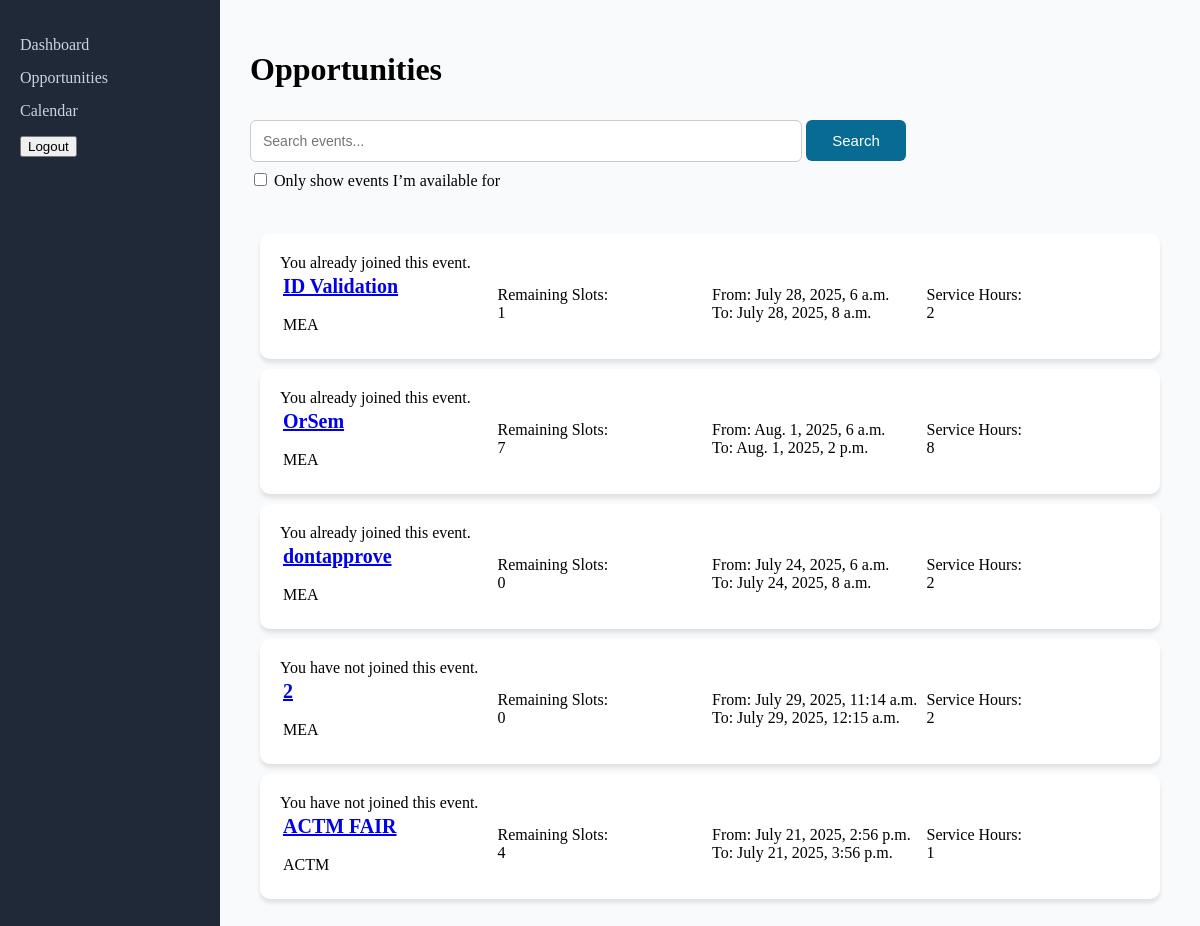
The page /student_opportunities/ (signed in) on the database as committed earlier.
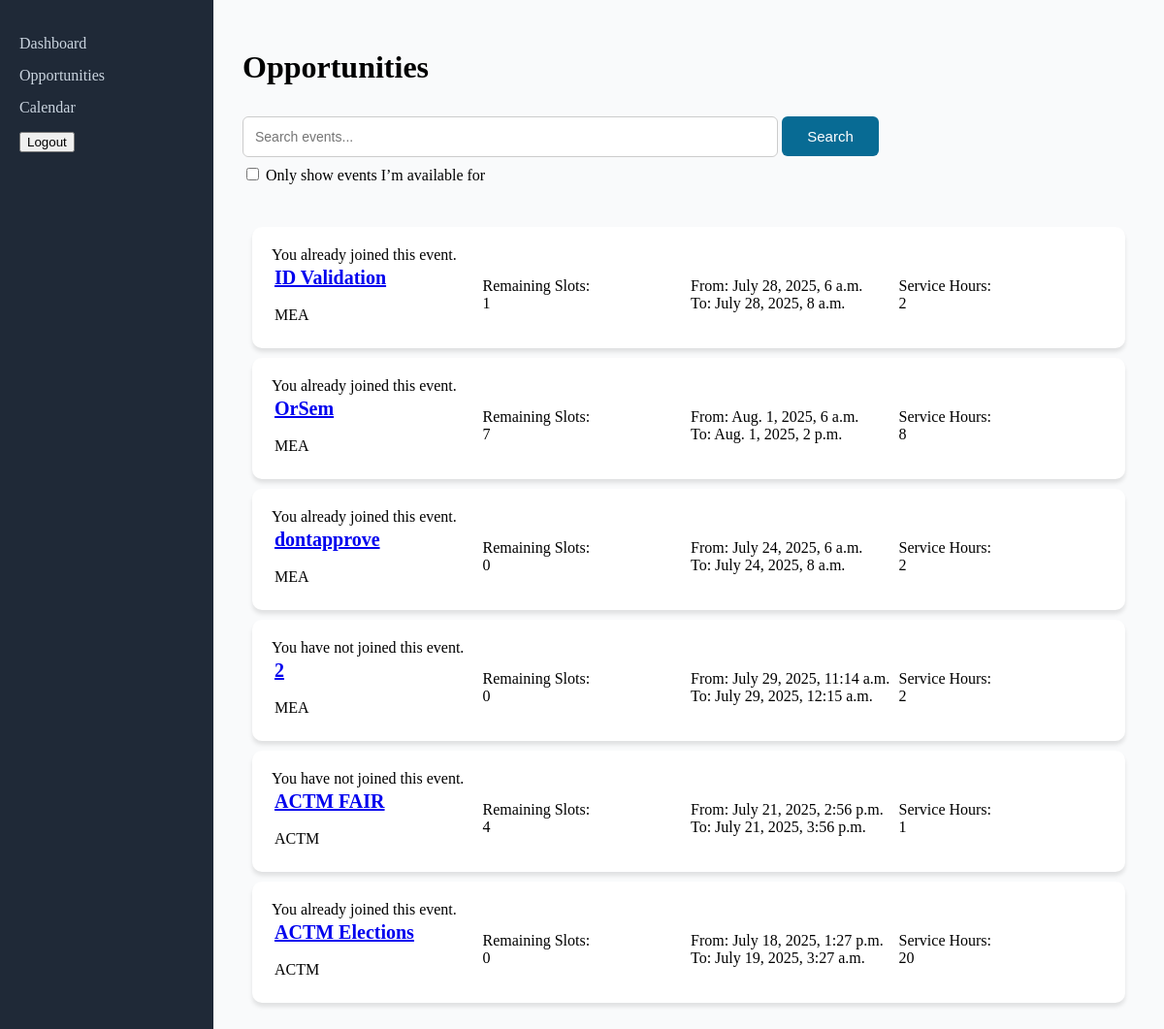
The same page on the database as committed later.
### core/models.py (models this page shows, shortened)
class Event(models.Model):
    name = models.CharField(max_length=100)
    description = models.TextField()
    location = models.CharField(max_length=50)
    service_hours = models.IntegerField()
    number_of_students = models.IntegerField()
    role_descriptions = models.TextField()
    start_datetime = models.DateTimeField()
    end_datetime = models.DateTimeField()
    organizer = models.ForeignKey(
        OrgProfile, on_delete=models.CASCADE, related_name="events"
    )
    approved = models.BooleanField(default=False)
    students = models.ManyToManyField(
        StudentProfile, through="Participation", related_name="events"
    )
    def remaining_slots(self):
        assigned_count = self.participation_set.count()
        return max(0, self.number_of_students - assigned_count)
    def is_user_in_event(self, user):
        try:
            student_profile = user.studentprofile
        except StudentProfile.DoesNotExist:
            return False
        return Participation.objects.filter(
            student=student_profile, event=self
        ).exists()

class OrgProfile(models.Model):
    user = models.OneToOneField(User, on_delete=models.CASCADE)
    name = models.CharField(max_length=100)

### core/views.py (the view, shortened to what this page needs)
# urls.py: path("student_opportunities/", views.student_opportunities, name="student_opportunities"),
@login_required
def student_opportunities(request):
    user = request.user
    try:
        student_profile = user.studentprofile
    except StudentProfile.DoesNotExist:
        student_profile = None
        return redirect("login_view")
    now = timezone.now()
    search_query = request.GET.get("search", "")
    events = Event.objects.filter(start_datetime__gt=now, approved=True)
    if search_query:
        events = events.filter(name__icontains=search_query)
    user_event_status = {}
    filter_conflicts = request.GET.get("filter_conflicts") == "on"
    for event in events:
        user_event_status[event.id] = event.is_user_in_event(user)
    context = {
        "student": student_profile,
        "events": events,
        "user_event_status": user_event_status,
        "search_query": search_query,
        "filter_conflicts": filter_conflicts,
    }
    if request.method == "GET":
        template = loader.get_template("core/student_opportunities.html")
        return HttpResponse(template.render(context, request))

### core/templatetags/custom_filters.py (called while the page is built)
@register.filter
def get_item(dictionary, key):
    return dictionary.get(key)

### core/templates/core/student_opportunities.html (shortened to what this page needs)
{% load custom_filters %}
<div class="sidebar">
  <ul>
  <li><a href="/student_dashboard">Dashboard</a></li>
  <li><a href="/student_opportunities">Opportunities</a></li>
  <li><a href="/student_calendar">Calendar</a></li>
  </ul>
  <div class="bottom-section">
  <form action="{% url 'logout_view' %}" method="post">
  <button type="submit">Logout</button>
  </form>
  </div>
</div>
<div class="main-content">
<h1>Opportunities</h1>
<form method="get" action="{% url 'student_opportunities' %}">
    <input type="text" name="search" placeholder="Search events..." value="{{ request.GET.search }}">
    <button type="submit">Search</button>
    <br>
    <label>
        <input type="checkbox" name="filter_conflicts" {% if filter_conflicts %}checked{% endif %}>
        Only show events I’m available for
    </label>
</form>
<br/>
{% if events %}
    {% for event in events %}
        <div class="event_cell">
          <table class="per_event">
          <tr>
          <td>
          <a href="/student_opportunities_details/{{ event.id }}"><div id="event-name">{{ event.name }}</div></a>
          <br>
          <div id="event-organizer">{{ event.organizer.name }}</div></td>
          <td><div id="event-slots">Remaining Slots: <br>{{ event.remaining_slots }}</div></td>
          <td><div id="event-time">
            From: {{ event.start_datetime }}
            <br>
            To: {{ event.end_datetime }}
          <td>Service Hours: <br>{{ event.service_hours }}</td>
            </div>
          </td>
          </tr>
          <tr>
            {% if user_event_status|get_item:event.id %}
            <div>You already joined this event.</div>
        {% else %}
            <div>You have not joined this event.</div>
        {% endif %}</tr>
          </table>
          </div>
    {% endfor %}
{% endif %}
</div>

Rows that differ between the two databases and show on the page:
added Event: name "ACTM Elections", organizer.name "ACTM", remaining_slots "0", start_datetime "July 18, 2025, 1:27 p.m.", end_datetime "July 19, 2025, 3:27 a.m.", service_hours "20", shows "You already joined this event."
